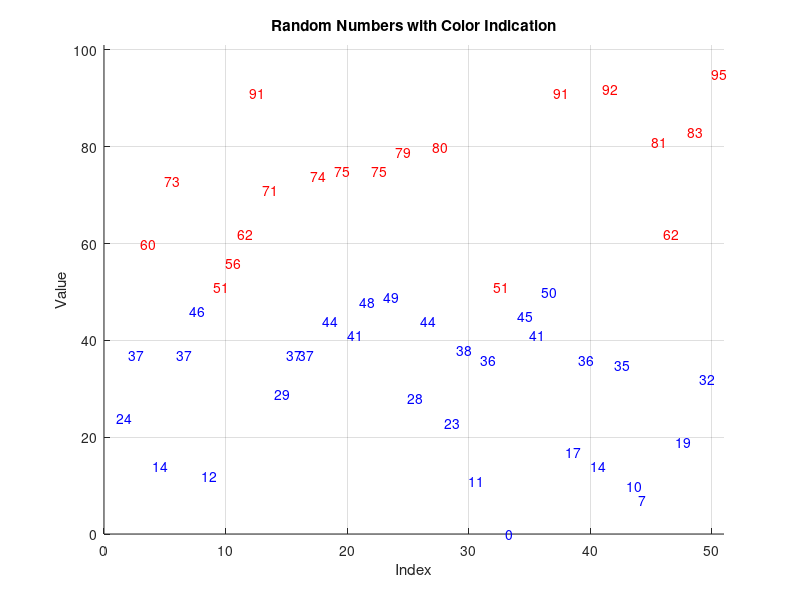

The MATLAB script that drew this image:
clear all;
close all;
clc;

randomNumbers = randi([0, 100], 1, 50);

for i = 1:length(randomNumbers)
    if randomNumbers(i) > 50
        text(i, randomNumbers(i), num2str(randomNumbers(i)), 'Color', 'red');
    else
        text(i, randomNumbers(i), num2str(randomNumbers(i)), 'Color', 'blue');
    end
end

xlim([0, 51]);
ylim([0, 101]);
xlabel('Index');
ylabel('Value');
title('Random Numbers with Color Indication');
grid on;
hold off;
